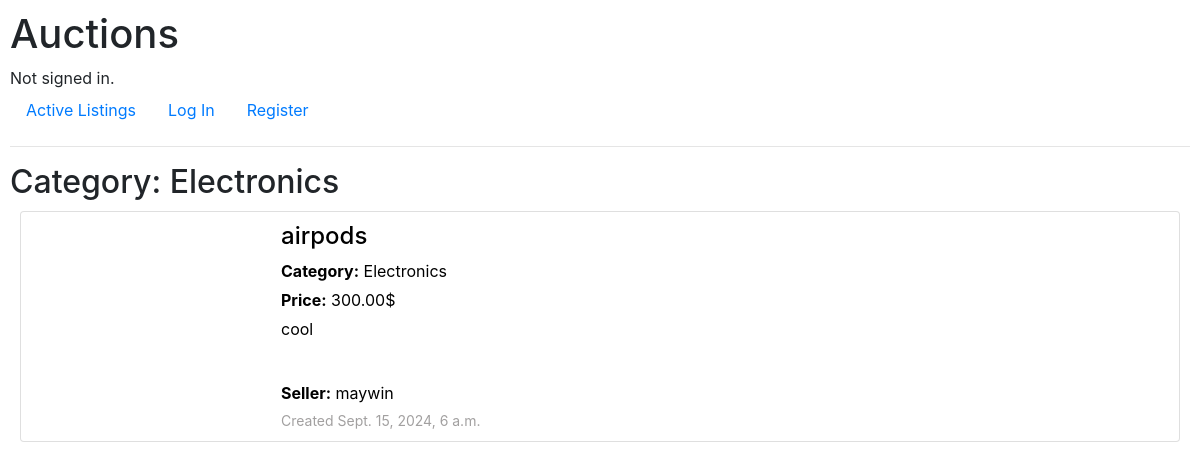
The app's page /category/Electronics with its own data.
### auctions/models.py (models this page shows, shortened)
class Category(models.Model):
    name = models.CharField(max_length=64, unique=True)
    description = models.TextField(max_length=2048)
    history = HistoricalRecords()
    def __str__(self):
        return self.name

class Listing(models.Model):
    owner = models.ForeignKey(User, on_delete=models.CASCADE)
    winner = models.ForeignKey(User, on_delete=models.SET_NULL, null=True, blank=True, related_name='won_listing')
    item = models.CharField(max_length=64)
    description = models.TextField(max_length=2048)
    category = models.ForeignKey(Category, on_delete=models.SET_NULL, null=True, blank=False, related_name='choose_category')
    starting_price = models.DecimalField(max_digits=10, decimal_places=2, default=0.00)
    current_price = models.DecimalField(max_digits=10, decimal_places=2, default=0.00)
    url = models.URLField(blank=True, null=True, max_length=500)
    STATUS_CHOICES = [
        ('active', 'Active'),
        ('ended','Ended')
        ]
    status = models.CharField(max_length=20, choices=STATUS_CHOICES, default='Active')
    created_time = models.DateTimeField(auto_now_add=True)
    updated_time = models.DateTimeField(auto_now=True)
    history = HistoricalRecords()
    def __str__(self):
        return self.item

class User(AbstractUser):
    pass

### auctions/views.py (the view)
# urls.py: path('category/<str:category_name>', views.category_filter, name="categoryFilter")
def category_filter(request, category_name):
    category = get_object_or_404(Category, name=category_name)
    Listings = Listing.objects.filter(category=category, status='active').select_related('category','owner')
    print(f"Filter_filed: {Listings}")
    return render(request, "auctions/categoryFilter.html",{
        'Category': category,
        'Listings':Listings
    })

### auctions/templates/auctions/categoryFilter.html
{% extends "auctions/layout.html" %}
{% block body %}
    <h2>Category: {{Category}}</h2>
    {% if Category %}
        {% if Listings %}
            {% include 'auctions/listings.html' %}
        {% else %}
            <h3>There is not active listing in this Category </h3>
        {% endif %}
    {% endif %}
{% endblock %}

### auctions/templates/auctions/listings.html (shortened to what this page needs)
{% if Listings %}
        {% for Listing in Listings %}
            {% if Listing.status == "active" %}
            <a href="{% url 'auctions:entryBid' Listing.id %}" class="card_link">
                <div class="card" >
                    <div style="margin: 10px;">
                        <h4>
                            {{Listing.item}}
                        </h4>
                        <div style="margin-bottom: 5px;">
                            <strong>Category:</strong> {{Listing.category.name}}
                        </div>
                        <div style="margin-bottom: 5px;">
                            <strong>Price:</strong> {{Listing.current_price}}$
                        </div>
                        <div style="margin-bottom: 40px;">
                            {{Listing.description}}
                        </div>
                        <div style="margin-bottom: 5px;">
                            <strong>Seller:</strong> {{Listing.owner}}
                        </div>
                        <div style="font-size: 14px; color: rgb(162, 160, 160)">
                            Created {{Listing.created_time}}
                        </div>
                    </div>
                </div>
             </a>
            {% endif %}
        {% endfor %}
    {% endif %}

### auctions/static/auctions/styles.css (style rules this page uses)
body { padding: 10px; }
.card { text-decoration: none; display: grid; grid-template-columns: 250px auto ; margin:10px }
.card_link .card { text-decoration: none; color: black; }
.card_link .card h4, .card_link .card div, .card_link .card strong { text-decoration: none; color: black; }
a { text-decoration: none !important }

### records on screen
Category: name "Electronics"
Listing: item "airpods", category.name "Electronics", current_price "300.00", description "cool", owner "maywin", created_time "Sept. 15, 2024, 6 a.m."
